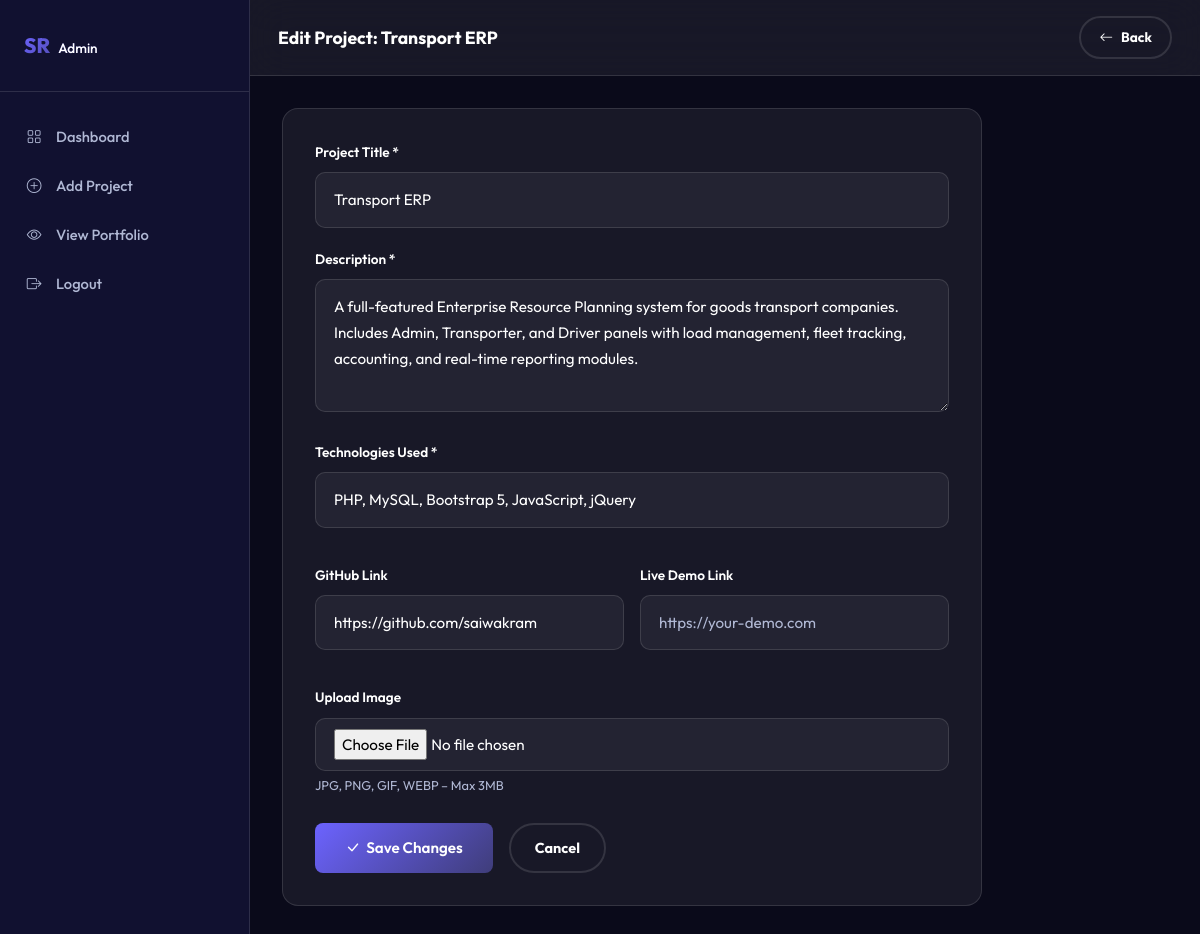
/admin/edit_project.php?id=1 (signed in), run on the app's committed database.
### tables this page shows
CREATE TABLE IF NOT EXISTS projects (
    id           INT AUTO_INCREMENT PRIMARY KEY,
    title        VARCHAR(150)  NOT NULL,
    description  TEXT          NOT NULL,
    technologies VARCHAR(255)  NOT NULL,
    image        VARCHAR(255)  DEFAULT NULL,
    github_link  VARCHAR(255)  DEFAULT NULL,
    demo_link    VARCHAR(255)  DEFAULT NULL,
    created_at   TIMESTAMP     DEFAULT CURRENT_TIMESTAMP
);

### admin/edit_project.php (the view, shortened to what this page needs)
<?php
$db = getDB();
$id = (int)($_GET['id'] ?? 0);
$stmt = $db->prepare('SELECT * FROM projects WHERE id = ?');
$stmt->execute([$id]);
$project = $stmt->fetch();
?>
<!DOCTYPE html>
<html lang="en">
<head>
    <link rel="stylesheet" href="https://cdn.jsdelivr.net/npm/bootstrap@5.3.2/dist/css/bootstrap.min.css">
    <link rel="stylesheet" href="https://cdn.jsdelivr.net/npm/bootstrap-icons@1.11.3/font/bootstrap-icons.min.css">
    <link rel="stylesheet" href="../assets/css/style.css">
</head>
<body>
<aside class="admin-sidebar">
    <div class="sidebar-brand">
        <span style="background:var(--gradient-1);-webkit-background-clip:text;-webkit-text-fill-color:transparent;background-clip:text;font-weight:800;">SR<span class="brand-text" style="-webkit-text-fill-color:var(--text-primary);font-size:.85rem;font-weight:500;margin-left:8px;">Admin</span></span>
    </div>
    <nav>
        <a href="dashboard.php" class="sidebar-nav-item">
            <i class="bi bi-grid"></i><span class="nav-text">Dashboard</span>
        </a>
        <a href="add_project.php" class="sidebar-nav-item">
            <i class="bi bi-plus-circle"></i><span class="nav-text">Add Project</span>
        </a>
        <a href="../index.php" class="sidebar-nav-item" target="_blank">
            <i class="bi bi-eye"></i><span class="nav-text">View Portfolio</span>
        </a>
        <a href="logout.php" class="sidebar-nav-item">
            <i class="bi bi-box-arrow-right"></i><span class="nav-text">Logout</span>
        </a>
    </nav>
</aside>
<div class="admin-main">
    <div class="admin-topbar">
        <h1 style="font-size:1.1rem;font-weight:700;margin:0;">
            Edit Project: <?= htmlspecialchars($project['title']) ?>
        </h1>
        <a href="dashboard.php" class="btn-outline-custom" style="padding:8px 18px;font-size:.85rem;">
            <i class="bi bi-arrow-left"></i> Back
        </a>
    </div>
    <div class="admin-content">
        <div class="admin-form-card">
            <form method="POST" action="edit_project.php?id=<?= $id ?>" enctype="multipart/form-data" novalidate>
                <div class="form-group">
                    <label class="form-label-custom" for="title">Project Title *</label>
                    <input type="text" id="title" name="title" class="form-control-custom"
                           placeholder="e.g. Transport ERP" required maxlength="150"
                           value="<?= htmlspecialchars($project['title']) ?>">
                </div>
                <div class="form-group mt-3">
                    <label class="form-label-custom" for="description">Description *</label>
                    <textarea id="description" name="description" class="form-control-custom" rows="4"
                              placeholder="Describe your project…" required><?= htmlspecialchars($project['description']) ?></textarea>
                </div>
                <div class="form-group mt-3">
                    <label class="form-label-custom" for="technologies">Technologies Used *</label>
                    <input type="text" id="technologies" name="technologies" class="form-control-custom"
                           placeholder="e.g. PHP, MySQL, Bootstrap 5"
                           required maxlength="255"
                           value="<?= htmlspecialchars($project['technologies']) ?>">
                </div>
                <div class="row g-3 mt-0">
                    <div class="col-sm-6 form-group">
                        <label class="form-label-custom" for="github_link">GitHub Link</label>
                        <input type="url" id="github_link" name="github_link" class="form-control-custom"
                               placeholder="https://github.com/…"
                               value="<?= htmlspecialchars($project['github_link'] ?? '') ?>">
                    </div>
                    <div class="col-sm-6 form-group">
                        <label class="form-label-custom" for="demo_link">Live Demo Link</label>
                        <input type="url" id="demo_link" name="demo_link" class="form-control-custom"
                               placeholder="https://your-demo.com"
                               value="<?= htmlspecialchars($project['demo_link'] ?? '') ?>">
                    </div>
                </div>
                <div class="form-group mt-3">
                    <label class="form-label-custom" for="image">
                        <?= $project['image'] ? 'Replace Image' : 'Upload Image' ?>
                    </label>
                    <input type="file" id="image" name="image" class="form-control-custom"
                           accept="image/jpeg,image/png,image/gif,image/webp" style="padding:10px 18px;">
                    <small style="color:var(--text-secondary);font-size:.8rem;">JPG, PNG, GIF, WEBP – Max 3MB</small>
                </div>
                <div class="d-flex gap-3 mt-4">
                    <button type="submit" class="btn-admin btn-admin-primary" style="padding:12px 30px;font-size:.95rem;">
                        <i class="bi bi-check-lg"></i> Save Changes
                    </button>
                    <a href="dashboard.php" class="btn-outline-custom" style="padding:11px 24px;font-size:.9rem;">
                        Cancel
                    </a>
                </div>
            </form>
        </div>
    </div>
</div>
</body>
</html>

### assets/css/style.css (style rules this page uses)
:root { --bg-primary: #0a0a1a; --bg-secondary: #111130; --bg-card: rgba(255,255,255,0.05); --text-primary: #ffffff; --text-secondary:#b0b8d4; --accent: #6c63ff; --accent-2: #ff6584; --accent-3: #43e97b; --gradient-1: linear-gradient(135deg,#6c63ff 0%,#3f3d7a 100%); --gradient-2: linear-gradient(135deg,#ff6584 0%,#fd9644 100%); --gradient-3: linear-gradient(135deg,#43e97b 0%,#38f9d7 100%); --gradient-hero: linear-gradient(135deg,#0a0a1a 0%,#1a1a3e 50%,#0d1b2a 100%); --glass-bg: rgba(255,255,255,0.06); --glass-border: rgba(255,255,255,0.12); --shadow: 0 8px 32px rgba(0,0,0,0.4); --radius: 16px; --radius-sm: 10px; --transition: 0.3s cubic-bezier(.25,.8,.25,1); --font-main: 'Outfit', sans-serif; --navbar-height: 72px; }
*, *::before, *::after { box-sizing: border-box; margin: 0; padding: 0; }
html { scroll-behavior: smooth; scroll-padding-top: var(--navbar-height); }
body { font-family: var(--font-main); background: var(--bg-primary); color: var(--text-primary); line-height: 1.7; overflow-x: hidden; transition: background var(--transition), color var(--transition); }
a { text-decoration: none; color: inherit; transition: color var(--transition); }
.btn-outline-custom { padding: 13px 34px; border-radius: 50px; background: transparent; color: var(--text-primary); font-weight: 700; font-size: .95rem; border: 2px solid var(--glass-border); cursor: pointer; transition: var(--transition); display: inline-flex; align-items: center; gap: 8px; }
.form-control-custom { width: 100%; background: rgba(255,255,255,0.05); border: 1.5px solid var(--glass-border); border-radius: var(--radius-sm); padding: 14px 18px; color: var(--text-primary); font-family: var(--font-main); font-size: .95rem; transition: var(--transition); outline: none; }
.form-control-custom::placeholder { color: var(--text-secondary); }
.form-label-custom { font-size: .85rem; font-weight: 600; margin-bottom: 8px; display: block; }
.form-group { margin-bottom: 20px; }
.admin-sidebar { width: 250px; min-height: 100vh; background: var(--bg-secondary); border-right: 1px solid var(--glass-border); position: fixed; top: 0; left: 0; bottom: 0; display: flex; flex-direction: column; z-index: 200; padding: 28px 0; transition: var(--transition); }
.admin-sidebar .sidebar-brand { padding: 0 24px 28px; border-bottom: 1px solid var(--glass-border); margin-bottom: 20px; font-size: 1.3rem; font-weight: 800; }
.admin-sidebar .sidebar-brand span { color: var(--accent); }
.sidebar-nav-item { padding: 12px 24px; display: flex; align-items: center; gap: 12px; color: var(--text-secondary); font-weight: 500; font-size: .92rem; transition: var(--transition); border-radius: 0; cursor: pointer; }
.sidebar-nav-item i { width: 20px; text-align: center; }
.admin-main { margin-left: 250px; min-height: 100vh; background: var(--bg-primary); }
.admin-topbar { background: var(--glass-bg); border-bottom: 1px solid var(--glass-border); padding: 16px 28px; display: flex; align-items: center; justify-content: space-between; backdrop-filter: blur(20px); position: sticky; top: 0; z-index: 100; }
.admin-content { padding: 32px; }
.btn-admin { padding: 8px 20px; border-radius: 8px; font-weight: 600; font-size: .82rem; border: none; cursor: pointer; transition: var(--transition); display: inline-flex; align-items: center; gap: 6px; }
.btn-admin-primary { background: var(--gradient-1); color: #fff; }
.admin-form-card { background: var(--glass-bg); border: 1px solid var(--glass-border); border-radius: var(--radius); padding: 32px; max-width: 700px; }

### data on the page
projects: title "Transport ERP", description "A full-featured Enterprise Resource Planning system for goods transport companies. Includes Admin, Transporter, and Driver panels with load management, fleet tracking, accounting, and real-time reporting modules.", technologies "PHP, MySQL, Bootstrap 5, JavaScript, jQuery", github_link "https://github.com/saiwakram"
